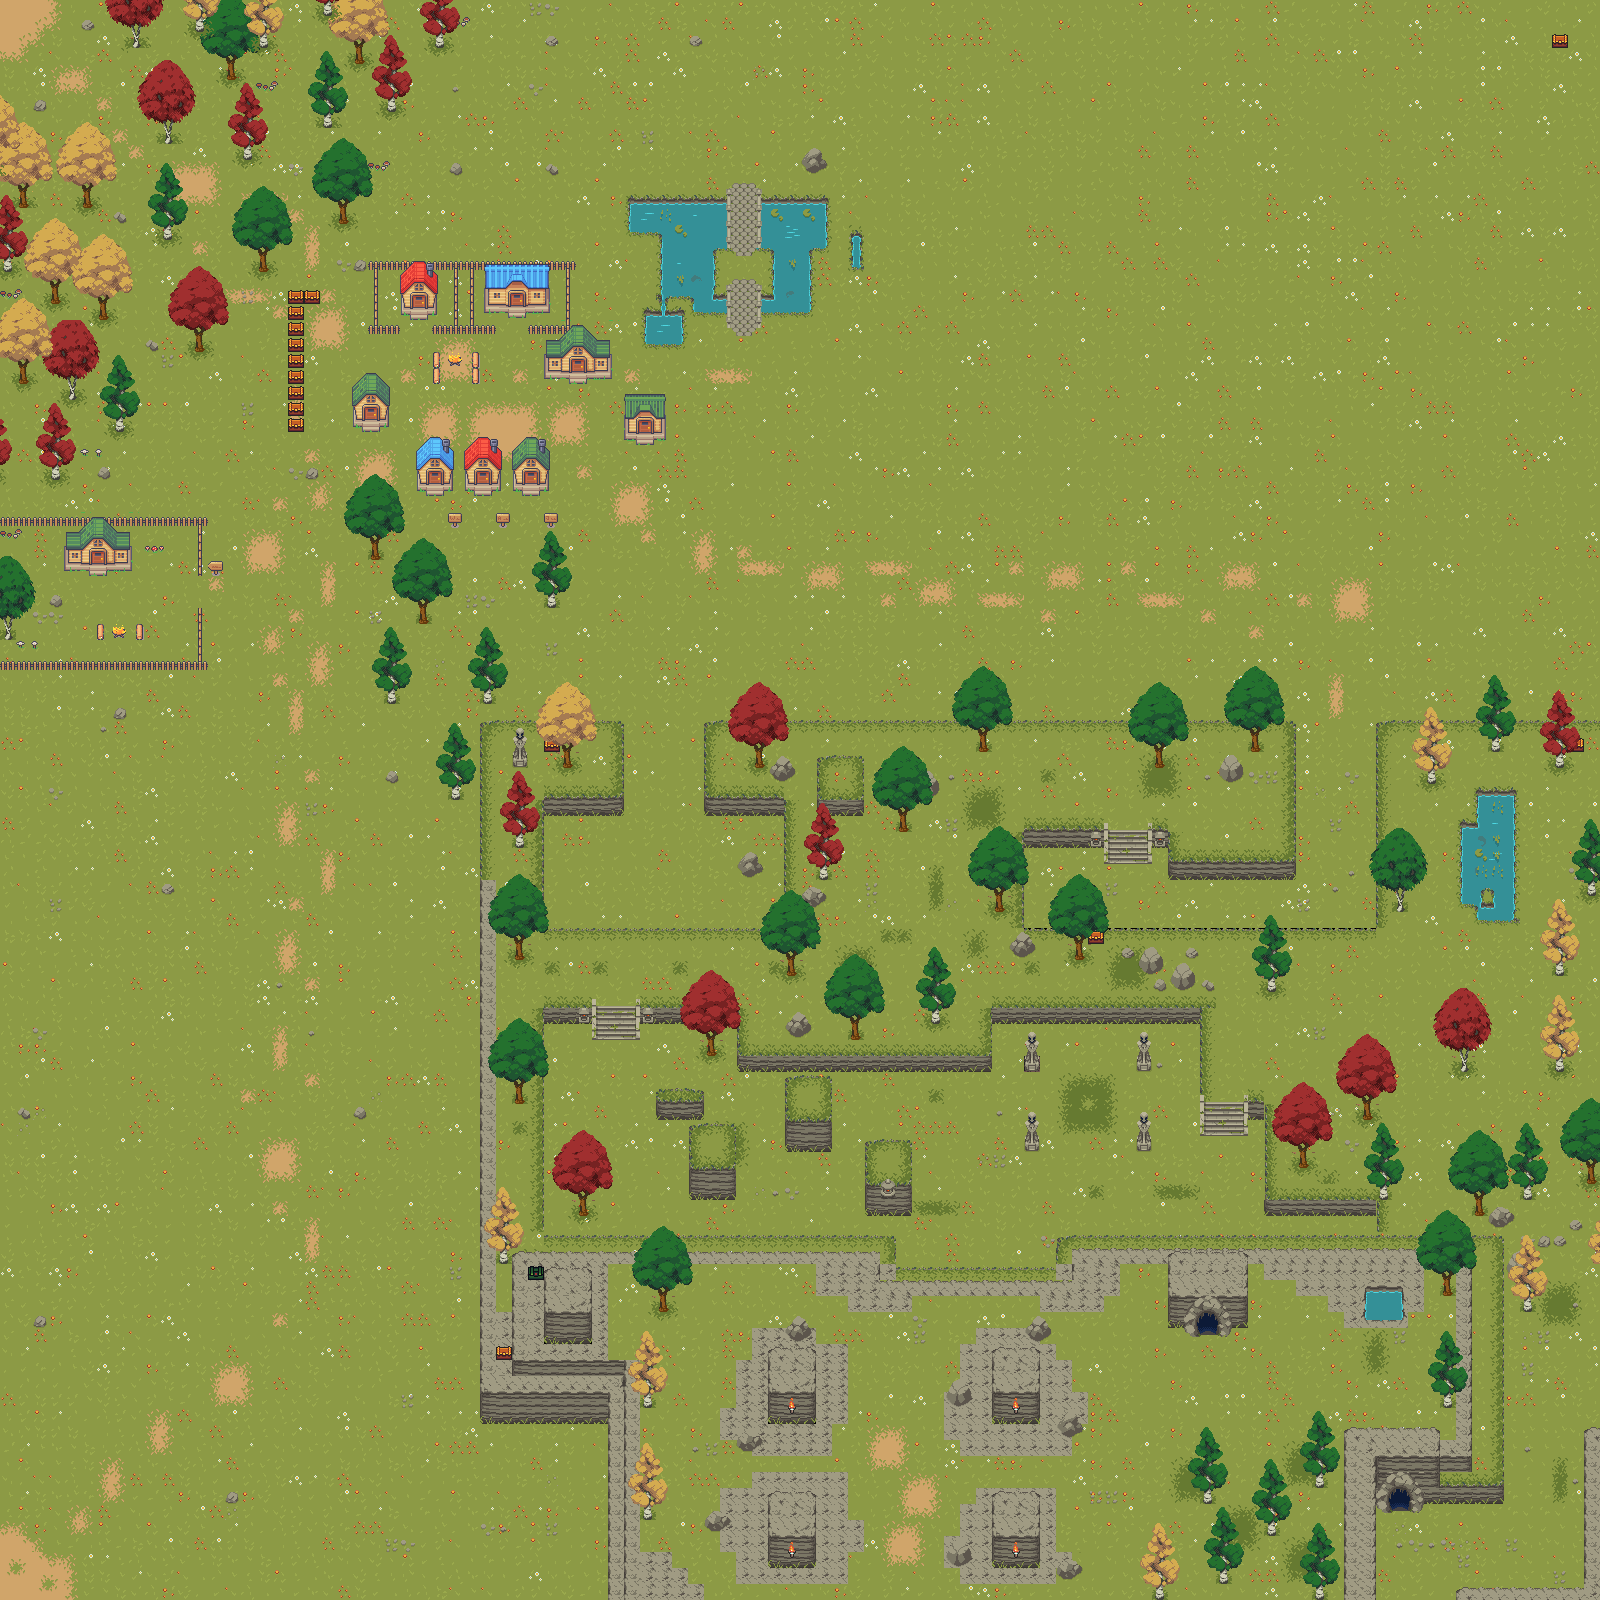

Rendered tile map (Tiled .tmx) drawn with the repository's tilesets; below, a short description and the map source with its tile grids summarised:
An orthogonal 100x100 tile map with 16x16 px tiles, 3 tile layers (BG, BG1, FG) and 28 objects (10x wolf2, 8x snake1, 6x mushroom2, wolf3, snake2, ...).

<map version="1.9" tiledversion="1.9.2" orientation="orthogonal" renderorder="right-down" width="100" height="100" tilewidth="16" tileheight="16" infinite="0" nextlayerid="6" nextobjectid="31">
 <editorsettings>
  <export target="../src/resources/Maps/Clearing.csv" format="csv" />
 </editorsettings>
 <tileset firstgid="1" source="TIILESET.tsx" />
 <layer id="2" name="BG" width="100" height="100">
  <data>[10000 cells, 10000 non-empty, 134 distinct tile ids]</data>
 </layer>
 <layer id="3" name="BG1" width="100" height="100">
  <data>[10000 cells, 1513 non-empty, 360 distinct tile ids]</data>
 </layer>
 <layer id="4" name="FG" width="100" height="100">
  <data>[10000 cells, 1499 non-empty, 273 distinct tile ids]</data>
 </layer>
 <objectgroup id="5" name="Objektebene 1">
  <object id="1" name="wolf3" x="1064" y="871" />
  <object id="4" name="wolf2" x="1096.17" y="905" />
  <object id="5" name="wolf2" x="1243.5" y="821.75" />
  <object id="6" name="wolf2" x="1092.59" y="753.136" />
  <object id="7" name="snake2" x="1254.68" y="907.909" />
  <object id="8" name="wolf2" x="1171.91" y="902.955" />
  <object id="9" name="spear3" x="1456.33" y="1528.33" />
  <object id="10" name="sho3" x="1445" y="1576.5" />
  <object id="11" name="mushroom2" x="514.667" y="784" />
  <object id="12" name="mushroom2" x="515.667" y="1183.67" />
  <object id="13" name="mushroom2" x="806" y="1188" />
  <object id="14" name="mushroom2" x="912" y="1102" />
  <object id="15" name="wolf2" x="641" y="1195" />
  <object id="16" name="snake1" x="814.667" y="747.333" />
  <object id="17" name="snake1" x="1237.33" y="971.333" />
  <object id="18" name="snake1" x="1582" y="782.667" />
  <object id="19" name="snake1" x="1406.67" y="840.667" />
  <object id="20" name="snake1" x="1425.33" y="1144" />
  <object id="21" name="snake1" x="950.5" y="1228" />
  <object id="22" name="snake1" x="760" y="1180.67" />
  <object id="23" name="snake1" x="1192" y="1196" />
  <object id="24" name="wolf2" x="1080.67" y="1045.33" />
  <object id="25" name="wolf2" x="1349" y="954" />
  <object id="26" name="wolf2" x="1587" y="1000" />
  <object id="27" name="wolf2" x="1546" y="1104" />
  <object id="28" name="wolf2" x="1276" y="1026" />
  <object id="29" name="mushroom2" x="1494" y="1107" />
  <object id="30" name="mushroom2" x="1402" y="1022" />
 </objectgroup>
</map>